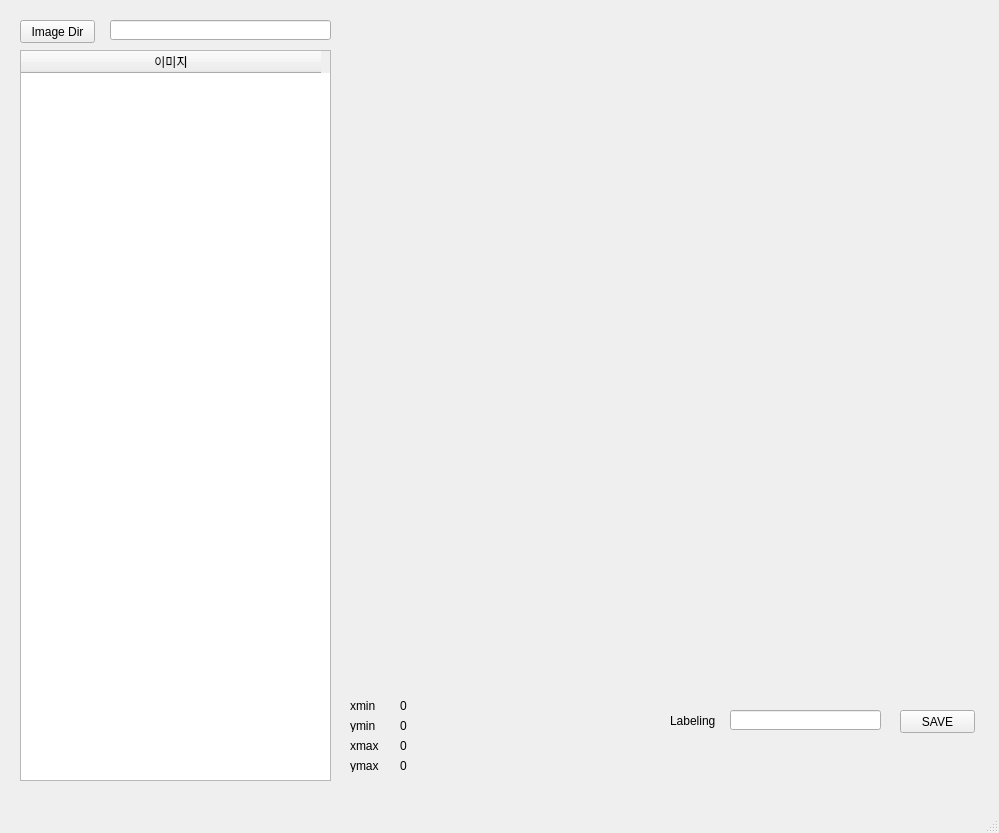
<?xml version="1.0" encoding="UTF-8"?>
<ui version="4.0">
 <class>MainWindow</class>
 <widget class="QMainWindow" name="MainWindow">
  <property name="geometry">
   <rect>
    <x>0</x>
    <y>0</y>
    <width>999</width>
    <height>833</height>
   </rect>
  </property>
  <property name="windowTitle">
   <string>MainWindow</string>
  </property>
  <widget class="QWidget" name="centralwidget">
   <widget class="QPushButton" name="pushButton_img_dir">
    <property name="geometry">
     <rect>
      <x>20</x>
      <y>20</y>
      <width>75</width>
      <height>23</height>
     </rect>
    </property>
    <property name="text">
     <string>Image Dir</string>
    </property>
   </widget>
   <widget class="QLineEdit" name="lineEdit_img_dir">
    <property name="geometry">
     <rect>
      <x>110</x>
      <y>20</y>
      <width>221</width>
      <height>20</height>
     </rect>
    </property>
   </widget>
   <widget class="QLabel" name="label_img">
    <property name="geometry">
     <rect>
      <x>340</x>
      <y>50</y>
      <width>640</width>
      <height>640</height>
     </rect>
    </property>
    <property name="autoFillBackground">
     <bool>true</bool>
    </property>
    <property name="text">
     <string/>
    </property>
   </widget>
   <widget class="QLabel" name="label_xmin">
    <property name="geometry">
     <rect>
      <x>350</x>
      <y>700</y>
      <width>56</width>
      <height>12</height>
     </rect>
    </property>
    <property name="text">
     <string>xmin</string>
    </property>
   </widget>
   <widget class="QLabel" name="label_ymin">
    <property name="geometry">
     <rect>
      <x>350</x>
      <y>720</y>
      <width>56</width>
      <height>12</height>
     </rect>
    </property>
    <property name="text">
     <string>ymin</string>
    </property>
   </widget>
   <widget class="QLabel" name="label_ymax">
    <property name="geometry">
     <rect>
      <x>350</x>
      <y>760</y>
      <width>56</width>
      <height>12</height>
     </rect>
    </property>
    <property name="text">
     <string>ymax</string>
    </property>
   </widget>
   <widget class="QLabel" name="label_xmax">
    <property name="geometry">
     <rect>
      <x>350</x>
      <y>740</y>
      <width>56</width>
      <height>12</height>
     </rect>
    </property>
    <property name="text">
     <string>xmax</string>
    </property>
   </widget>
   <widget class="QLabel" name="label_xmin_val">
    <property name="geometry">
     <rect>
      <x>400</x>
      <y>700</y>
      <width>56</width>
      <height>12</height>
     </rect>
    </property>
    <property name="text">
     <string>0</string>
    </property>
   </widget>
   <widget class="QLabel" name="label_ymin_val">
    <property name="geometry">
     <rect>
      <x>400</x>
      <y>720</y>
      <width>56</width>
      <height>12</height>
     </rect>
    </property>
    <property name="text">
     <string>0</string>
    </property>
   </widget>
   <widget class="QLabel" name="label_xmax_val">
    <property name="geometry">
     <rect>
      <x>400</x>
      <y>740</y>
      <width>56</width>
      <height>12</height>
     </rect>
    </property>
    <property name="text">
     <string>0</string>
    </property>
   </widget>
   <widget class="QLabel" name="label_ymax_val">
    <property name="geometry">
     <rect>
      <x>400</x>
      <y>760</y>
      <width>56</width>
      <height>12</height>
     </rect>
    </property>
    <property name="text">
     <string>0</string>
    </property>
   </widget>
   <widget class="QPushButton" name="pushButton_save">
    <property name="geometry">
     <rect>
      <x>900</x>
      <y>710</y>
      <width>75</width>
      <height>23</height>
     </rect>
    </property>
    <property name="text">
     <string>SAVE</string>
    </property>
   </widget>
   <widget class="QLabel" name="label_labeling">
    <property name="geometry">
     <rect>
      <x>670</x>
      <y>710</y>
      <width>56</width>
      <height>21</height>
     </rect>
    </property>
    <property name="text">
     <string>Labeling</string>
    </property>
   </widget>
   <widget class="QLineEdit" name="lineEdit_label">
    <property name="geometry">
     <rect>
      <x>730</x>
      <y>710</y>
      <width>151</width>
      <height>20</height>
     </rect>
    </property>
   </widget>
   <widget class="QTableWidget" name="tableWidget_img_list">
    <property name="geometry">
     <rect>
      <x>20</x>
      <y>50</y>
      <width>311</width>
      <height>731</height>
     </rect>
    </property>
    <attribute name="horizontalHeaderDefaultSectionSize">
     <number>300</number>
    </attribute>
    <column>
     <property name="text">
      <string>이미지</string>
     </property>
    </column>
   </widget>
  </widget>
  <widget class="QMenuBar" name="menubar">
   <property name="geometry">
    <rect>
     <x>0</x>
     <y>0</y>
     <width>999</width>
     <height>21</height>
    </rect>
   </property>
  </widget>
  <widget class="QStatusBar" name="statusbar"/>
 </widget>
 <resources/>
 <connections/>
</ui>
